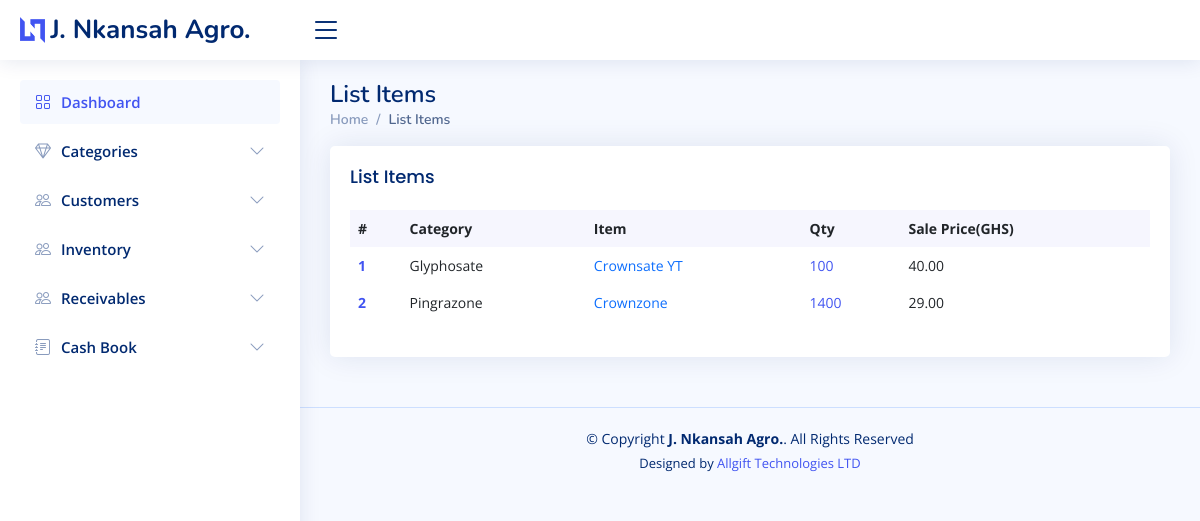
The page /inventory/list_items/ on the database its author committed.
### inventory/models.py (models this page shows, shortened)
class Stock(models.Model):
    category = models.ForeignKey(Category, on_delete=models.CASCADE, blank=True)
    item_name = models.CharField(max_length=50, blank=True, null=True)
    image = models.ImageField(default='product.png', upload_to='category_pics')
    receipt_no = models.CharField(max_length=50, blank=True, null=True)
    item_description = models.TextField(blank=True, null=True)
    quantity = models.IntegerField(default='0', blank=True, null=True)
    returned_quantity = models.IntegerField(default='0', blank=True, null=True)
    returned_by = models.ForeignKey(Customers, on_delete=models.DO_NOTHING, blank=True, null=True)
    unit_returned_price = models.DecimalField(max_digits=10, decimal_places=2, blank=True, null=True)
    total_returned_price = models.DecimalField(max_digits=10, decimal_places=2, blank=True, null=True)
    sale_quantity = models.IntegerField(default='0', blank=True, null=True)
    delivery_quantity = models.IntegerField(default='0', blank=True, null=True)
    yet_to_deliver = models.IntegerField(default='0', blank=True, null=True)
    waybill_number = models.CharField(max_length=50, blank=True, null=True)
    sale_by = models.CharField(max_length=50, blank=True, null=True)
    sale_to = models.ForeignKey(Customers, on_delete=models.DO_NOTHING, blank=True, null=True, related_name='sale_to')
    unit_sale_price = models.DecimalField(max_digits=10, decimal_places=2, blank=True, null=True)
    total_sale_price = models.DecimalField(max_digits=10, decimal_places=2, blank=True, null=True)
    payment_status = models.CharField(max_length=50, choices=Invoice_Choice, blank=True, null=True)
    balance = models.DecimalField(max_digits=10, decimal_places=2, default=0)
    created_on = models.DateTimeField(auto_now_add=True)
    last_updated = models.DateTimeField(auto_now=True)

class Category(models.Model):
    name = models.CharField(max_length=50, blank=True, null=True)
    description = models.TextField(blank=True, null=True)
    image = models.ImageField(default='product.png', upload_to='category_pics')
    def __str__(self):
        return self.name

### inventory/views.py (the view)
# urls.py: path('list_items/', views.list_item, name='list_items'),
def list_item(request):
    queryset = Stock.objects.all()
    context = {
        "queryset": queryset,
    }
    return render(request, "inventory/list_item.html", context)

### templates/inventory/list_item.html (shortened to what this page needs)
{% extends 'inventory/base.html' %}
{% load crispy_forms_tags %}
{% block content %}
     <div class="pagetitle">
      <h1>List Items</h1>
      <nav>
        <ol class="breadcrumb">
          <li class="breadcrumb-item"><a href="{% url 'home' %}">Home</a></li>
          <li class="breadcrumb-item active">List Items</li>
        </ol>
      </nav>
    </div>
     <section class="section dashboard">
            <div class="col-12">
              <div class="card recent-sales overflow-auto">
                <div class="card-body">
                  <h5 class="card-title">List Items </h5>
                  <table class="table table-borderless datatable table-hover">
                    <thead>
                      <tr>
                        <th scope="col">#</th>
                        <th scope="col">Category</th>
                        <th scope="col">Item</th>
                        <th scope="col">Qty</th>
                        <th scope="col">Sale Price(GHS)</th>
                      </tr>
                    </thead>
                    <tbody>
                      {% for item in queryset%}
                        <tr>
                        <th scope="row"><a href="#">{{ forloop.counter }}</a></th>
                        <td>{{item.category}}</td>
                        <td><a href="{% url 'update_items' item.pk %}" class="text-primary">{{item.item_name}}</a></td>
                        <td><a href="{% url 'stock_detail' item.pk %}">{{item.quantity}}</a></td>
                        <td>{{item.unit_sale_price}}</span></td>
                      </tr>
                      {% endfor %}
                    </tbody>
                  </table>
                </div>
              </div>
            </div>
    </section>
{% endblock content %}

### static/inventory/assets/css/style.css (style rules this page uses)
:root { scroll-behavior: smooth; }
body { font-family: "Open Sans", sans-serif; background: #f6f9ff; color: #444444; }
a { color: #4154f1; text-decoration: none; }
h1, h2, h3, h4, h5, h6 { font-family: "Nunito", sans-serif; }
.pagetitle { margin-bottom: 10px; }
.pagetitle h1 { font-size: 24px; margin-bottom: 0; font-weight: 600; color: #012970; }
.card { margin-bottom: 30px; border: none; border-radius: 5px; box-shadow: 0px 0 30px rgba(1, 41, 112, 0.1); }
.card-title { padding: 20px 0 15px 0; font-size: 18px; font-weight: 500; color: #012970; font-family: "Poppins", sans-serif; }
.card-body { padding: 0 20px 20px 20px; }
.breadcrumb { font-size: 14px; font-family: "Nunito", sans-serif; color: #899bbd; font-weight: 600; }
.breadcrumb a { color: #899bbd; transition: 0.3s; }
.breadcrumb .breadcrumb-item::before { color: #899bbd; }
.breadcrumb .active { color: #51678f; font-weight: 600; }
.dashboard .recent-sales { font-size: 14px; }
.dashboard .recent-sales .table thead { background: #f6f6fe; }
.dashboard .recent-sales .table thead th { border: 0; }

### rows shown on the page
Stock: category "Glyphosate", item_name "Crownsate YT", quantity "100", unit_sale_price "40.00"
Stock: category "Pingrazone", item_name "Crownzone", quantity "1400", unit_sale_price "29.00"
